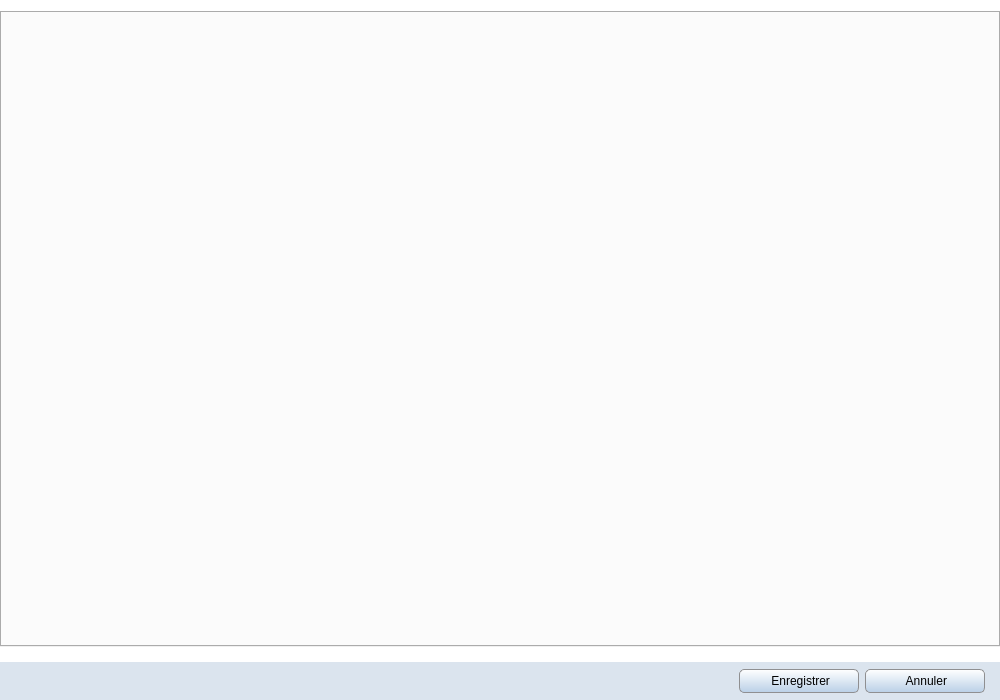
<?xml version="1.0" encoding="UTF-8"?>
<ui version="4.0">
 <class>Model</class>
 <widget class="QWidget" name="Model">
  <property name="windowModality">
   <enum>Qt::ApplicationModal</enum>
  </property>
  <property name="geometry">
   <rect>
    <x>0</x>
    <y>0</y>
    <width>1000</width>
    <height>700</height>
   </rect>
  </property>
  <property name="minimumSize">
   <size>
    <width>500</width>
    <height>500</height>
   </size>
  </property>
  <property name="font">
   <font>
    <family>Segoe UI</family>
    <pointsize>9</pointsize>
   </font>
  </property>
  <property name="windowTitle">
   <string>Modèles</string>
  </property>
  <property name="windowIcon">
   <iconset resource="../icones/icons.qrc">
    <normaloff>:/Images/asc.svg</normaloff>:/Images/asc.svg</iconset>
  </property>
  <property name="styleSheet">
   <string notr="true">QWidget#Model {background-color: #FFFFFF; }</string>
  </property>
  <layout class="QVBoxLayout" name="verticalLayout">
   <property name="spacing">
    <number>15</number>
   </property>
   <property name="leftMargin">
    <number>0</number>
   </property>
   <property name="rightMargin">
    <number>0</number>
   </property>
   <property name="bottomMargin">
    <number>0</number>
   </property>
   <item>
    <widget class="QTabWidget" name="onglet">
     <property name="contextMenuPolicy">
      <enum>Qt::CustomContextMenu</enum>
     </property>
    </widget>
   </item>
   <item>
    <widget class="QWidget" name="fond" native="true">
     <property name="minimumSize">
      <size>
       <width>0</width>
       <height>38</height>
      </size>
     </property>
     <property name="maximumSize">
      <size>
       <width>16777215</width>
       <height>38</height>
      </size>
     </property>
     <property name="styleSheet">
      <string notr="true">QWidget#fond{background: #DBE4EE}</string>
     </property>
     <layout class="QHBoxLayout" name="horizontalLayout">
      <property name="topMargin">
       <number>0</number>
      </property>
      <property name="bottomMargin">
       <number>0</number>
      </property>
      <item>
       <spacer name="horizontalSpacer">
        <property name="orientation">
         <enum>Qt::Horizontal</enum>
        </property>
        <property name="sizeHint" stdset="0">
         <size>
          <width>40</width>
          <height>20</height>
         </size>
        </property>
       </spacer>
      </item>
      <item>
       <widget class="QPushButton" name="bt_enregistrer">
        <property name="minimumSize">
         <size>
          <width>120</width>
          <height>24</height>
         </size>
        </property>
        <property name="maximumSize">
         <size>
          <width>16777215</width>
          <height>24</height>
         </size>
        </property>
        <property name="font">
         <font>
          <family>Segoe UI</family>
          <pointsize>9</pointsize>
         </font>
        </property>
        <property name="styleSheet">
         <string notr="true">QPushButton{border: 1px solid #8f8f91; border-radius:5px ; background-color: qlineargradient(spread:pad, x1:0, y1:0, x2:0, y2:1, stop:0 #FFFFFF, stop:1 #BAD0E7)}
QPushButton:hover{background-color: qlineargradient(spread:pad, x1:0, y1:0, x2:0, y2:1, stop:0 #F8F8F8, stop:1 #8FADCC)}
QPushButton:pressed{background-color: qlineargradient(spread:pad, x1:0, y1:0, x2:0, y2:1, stop:0 #8FADCC, stop:1 #F8F8F8)}</string>
        </property>
        <property name="text">
         <string> Enregistrer</string>
        </property>
        <property name="shortcut">
         <string notr="true">Ctrl+S</string>
        </property>
       </widget>
      </item>
      <item>
       <widget class="QPushButton" name="bt_quitter">
        <property name="minimumSize">
         <size>
          <width>120</width>
          <height>24</height>
         </size>
        </property>
        <property name="maximumSize">
         <size>
          <width>16777215</width>
          <height>24</height>
         </size>
        </property>
        <property name="font">
         <font>
          <family>Segoe UI</family>
          <pointsize>9</pointsize>
         </font>
        </property>
        <property name="styleSheet">
         <string notr="true">QPushButton{border: 1px solid #8f8f91; border-radius:5px ; background-color: qlineargradient(spread:pad, x1:0, y1:0, x2:0, y2:1, stop:0 #FFFFFF, stop:1 #BAD0E7)}
QPushButton:hover{background-color: qlineargradient(spread:pad, x1:0, y1:0, x2:0, y2:1, stop:0 #F8F8F8, stop:1 #8FADCC)}
QPushButton:pressed{background-color: qlineargradient(spread:pad, x1:0, y1:0, x2:0, y2:1, stop:0 #8FADCC, stop:1 #F8F8F8)}</string>
        </property>
        <property name="text">
         <string> Annuler</string>
        </property>
        <property name="shortcut">
         <string notr="true">Esc</string>
        </property>
       </widget>
      </item>
      <item>
       <spacer name="horizontalSpacer_4">
        <property name="orientation">
         <enum>Qt::Horizontal</enum>
        </property>
        <property name="sizeType">
         <enum>QSizePolicy::Fixed</enum>
        </property>
        <property name="sizeHint" stdset="0">
         <size>
          <width>6</width>
          <height>20</height>
         </size>
        </property>
       </spacer>
      </item>
     </layout>
    </widget>
   </item>
  </layout>
 </widget>
 <resources>
  <include location="../icones/icons.qrc"/>
 </resources>
 <connections/>
</ui>
